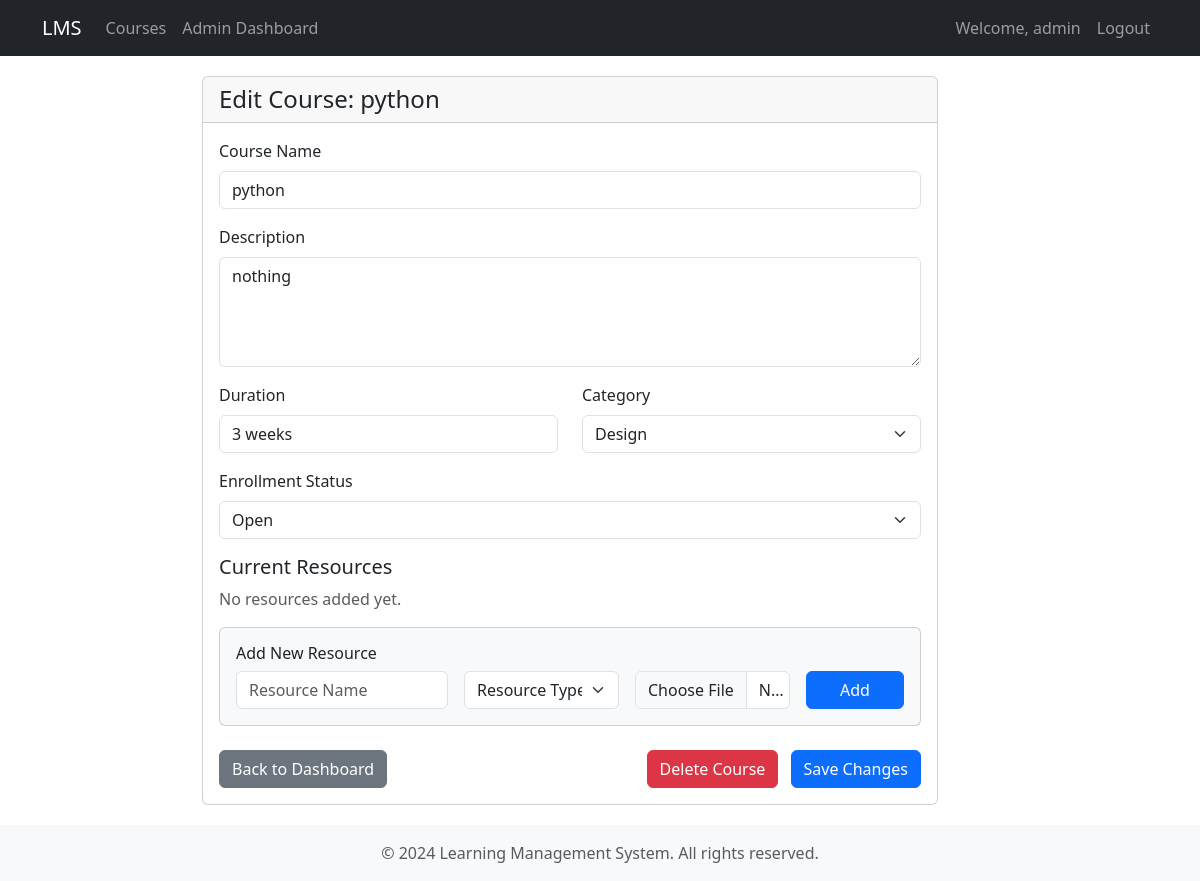
The page /admin/courses/1/edit (signed in) on the database its author committed.
### backend/app.py (models this page shows, shortened)
class User(UserMixin, db.Model):
    id = db.Column(db.Integer, primary_key=True)
    username = db.Column(db.String(80), unique=True, nullable=False)
    email = db.Column(db.String(120), unique=True, nullable=False)
    password_hash = db.Column(db.String(128))
    is_admin = db.Column(db.Boolean, default=False)
    enrollments = db.relationship('Enrollment', backref='student', lazy=True)

class Course(db.Model):
    id = db.Column(db.Integer, primary_key=True)
    name = db.Column(db.String(100), nullable=False)
    description = db.Column(db.Text)
    duration = db.Column(db.String(50))
    category = db.Column(db.String(50))
    enrollment_status = db.Column(db.String(20), default='Open')
    created_at = db.Column(db.DateTime, default=datetime.utcnow)
    resources = db.relationship('Resource', backref='course', lazy=True, cascade='all, delete-orphan')
    batches = db.relationship('Batch', backref='course', lazy=True, cascade='all, delete-orphan')
    enrollments = db.relationship('Enrollment', backref='course', lazy=True)

### backend/app.py (the view, shortened to what this page needs)
@app.route('/admin/courses/<int:course_id>/edit', methods=['GET', 'POST'])
@admin_required
def admin_edit_course(course_id):
    course = Course.query.get_or_404(course_id)
    return render_template('admin/edit_course.html', course=course)

### backend/app.py (called while the page is built)
@login_manager.user_loader
def load_user(user_id):
    return User.query.get(int(user_id))

def admin_required(f):
    @wraps(f)
    @login_required
    def decorated_function(*args, **kwargs):
        if not current_user.is_admin:
            flash('Access denied. Admin privileges required.')
            return redirect(url_for('user_login'))
        return f(*args, **kwargs)
    return decorated_function

### frontend/templates/admin/edit_course.html (shortened to what this page needs)
{% extends "base.html" %}
{% block content %}
<div class="row justify-content-center">
    <div class="col-md-8">
        <div class="card">
            <div class="card-header">
                <h4 class="card-title mb-0">Edit Course: {{ course.name }}</h4>
            </div>
            <div class="card-body">
                <form method="POST" action="{{ url_for('admin_edit_course', course_id=course.id) }}">
                    <div class="mb-3">
                        <label for="name" class="form-label">Course Name</label>
                        <input type="text" class="form-control" id="name" name="name" value="{{ course.name }}" required>
                    </div>
                    <div class="mb-3">
                        <label for="description" class="form-label">Description</label>
                        <textarea class="form-control" id="description" name="description" rows="4" required>{{ course.description }}</textarea>
                    </div>
                    <div class="row mb-3">
                        <div class="col-md-6">
                            <label for="duration" class="form-label">Duration</label>
                            <input type="text" class="form-control" id="duration" name="duration" value="{{ course.duration }}" required>
                        </div>
                        <div class="col-md-6">
                            <label for="category" class="form-label">Category</label>
                            <select class="form-select" id="category" name="category" required>
                                <option value="Design" {% if course.category == 'Design' %}selected{% endif %}>Design</option>
                            </select>
                        </div>
                    </div>
                    <div class="mb-3">
                        <label for="enrollment_status" class="form-label">Enrollment Status</label>
                        <select class="form-select" id="enrollment_status" name="enrollment_status" required>
                            <option value="Open" {% if course.enrollment_status == 'Open' %}selected{% endif %}>Open</option>
                        </select>
                    </div>
                    <div class="mb-4">
                        <h5>Current Resources</h5>
                        {% if course.resources %}
                        <div class="list-group mb-3">
                            {% for resource in course.resources %}
                            <div class="list-group-item d-flex justify-content-between align-items-center">
                                <div>
                                    <strong>{{ resource.name }}</strong>
                                    <span class="badge bg-primary ms-2">{{ resource.type }}</span>
                                </div>
                                <form action="{{ url_for('admin_delete_resource', resource_id=resource.id) }}" method="POST" class="d-inline">
                                    <button type="submit" class="btn btn-danger btn-sm"
                                            onclick="return confirm('Are you sure you want to delete this resource?')">
                                        Delete
                                    </button>
                                </form>
                            </div>
                            {% endfor %}
                        </div>
                        {% else %}
                        <p class="text-muted">No resources added yet.</p>
                        {% endif %}
                        <div class="card bg-light">
                            <div class="card-body">
                                <h6>Add New Resource</h6>
                                <form action="{{ url_for('admin_add_resource', course_id=course.id) }}" method="POST" enctype="multipart/form-data">
                                    <div class="row g-3">
                                        <div class="col-md-4">
                                            <input type="text" class="form-control" name="name" placeholder="Resource Name" required>
                                        </div>
                                        <div class="col-md-3">
                                            <select class="form-select" name="type" required>
                                                <option value="">Resource Type</option>
                                            </select>
                                        </div>
                                        <div class="col-md-3">
                                            <input type="file" class="form-control" name="file" required>
                                        </div>
                                        <div class="col-md-2">
                                            <button type="submit" class="btn btn-primary w-100">Add</button>
                                        </div>
                                    </div>
                                </form>
                            </div>
                        </div>
                    </div>
                    <div class="d-flex justify-content-between">
                        <a href="{{ url_for('admin_dashboard') }}" class="btn btn-secondary">Back to Dashboard</a>
                        <div>
                            <button type="button" class="btn btn-danger me-2" data-bs-toggle="modal" data-bs-target="#deleteCourseModal">
                                Delete Course
                            </button>
                            <button type="submit" class="btn btn-primary">Save Changes</button>
                        </div>
                    </div>
                </form>
            </div>
        </div>
    </div>
</div>
{% endblock %}

### frontend/templates/base.html (shortened to what this page needs)
<!DOCTYPE html>
<html lang="en">
<head>
    <link href="https://cdn.jsdelivr.net/npm/bootstrap@5.3.0/dist/css/bootstrap.min.css" rel="stylesheet">
</head>
<body>
    <nav class="navbar navbar-expand-lg navbar-dark bg-dark">
        <div class="container">
            <a class="navbar-brand" href="{{ url_for('home') }}">LMS</a>
            <div class="collapse navbar-collapse" id="navbarNav">
                <ul class="navbar-nav me-auto">
                    <li class="nav-item">
                        <a class="nav-link" href="{{ url_for('course_list') }}">Courses</a>
                    </li>
                    {% if current_user.is_authenticated %}
                        {% if current_user.is_admin %}
                            <li class="nav-item">
                                <a class="nav-link" href="{{ url_for('admin_dashboard') }}">Admin Dashboard</a>
                            </li>
                        {% else %}
                            <li class="nav-item">
                                <a class="nav-link" href="{{ url_for('user_dashboard') }}">My Dashboard</a>
                            </li>
                        {% endif %}
                    {% endif %}
                </ul>
                <ul class="navbar-nav">
                    {% if current_user.is_authenticated %}
                        <li class="nav-item">
                            <span class="nav-link">Welcome, {{ current_user.username }}</span>
                        </li>
                        <li class="nav-item">
                            <a class="nav-link" href="{{ url_for('user_logout') }}">Logout</a>
                        </li>
                    {% endif %}
                </ul>
            </div>
        </div>
    </nav>
    <div class="container content">
        {% block content %}{% endblock %}
    </div>
    <footer class="footer mt-auto py-3 bg-light">
        <div class="container text-center">
            <span class="text-muted">© 2024 Learning Management System. All rights reserved.</span>
        </div>
    </footer>
</body>
</html>

### frontend/templates/base.html (style rules this page uses)
.navbar { margin-bottom: 20px; }
.content { margin: 20px 0; }

### rows shown on the page
User: username "admin"
Course: name "python", description "nothing", duration "3 weeks", category "Design", enrollment_status "Open"
